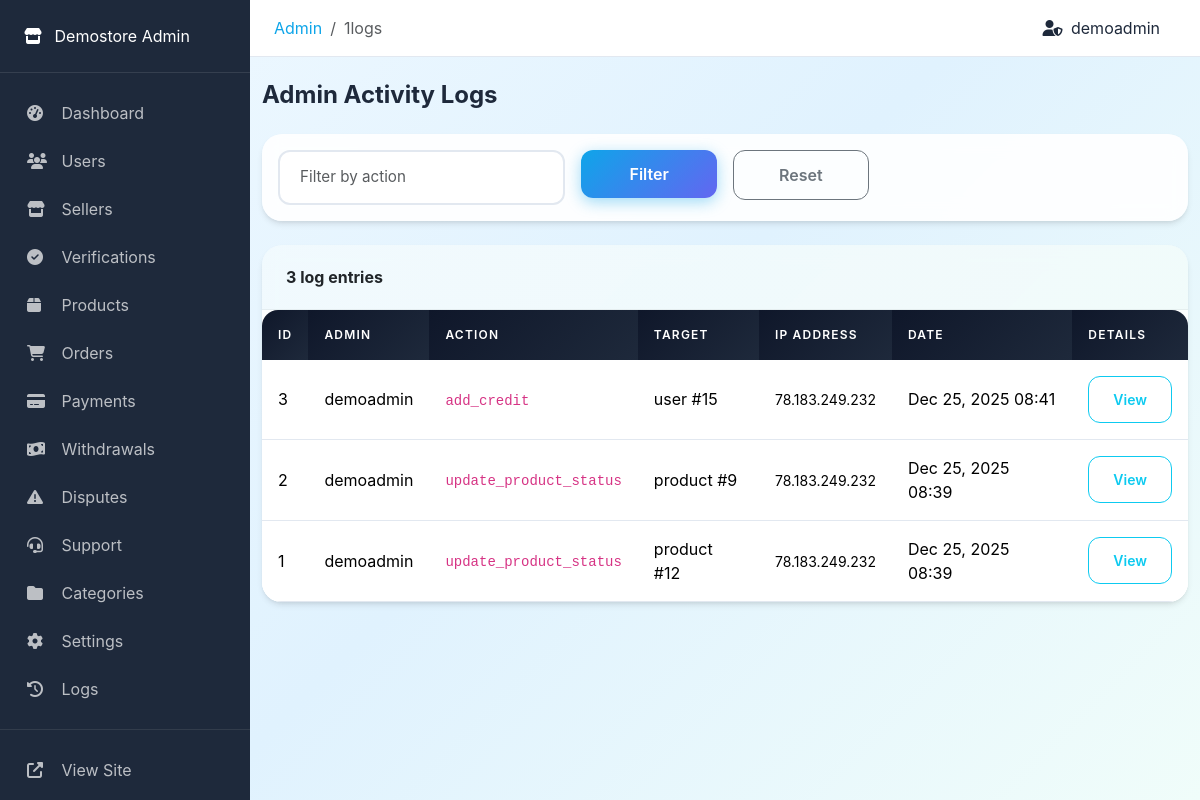
Page /admin/1logs.php (signed in) on the committed database.
### tables this page shows
CREATE TABLE `users` (
  `id` int(10) UNSIGNED NOT NULL,
  `username` varchar(50) NOT NULL,
  `email` varchar(100) NOT NULL,
  `password` varchar(255) NOT NULL,
  `role` enum('admin','seller','buyer') NOT NULL DEFAULT 'buyer',
  `status` enum('active','suspended','banned') NOT NULL DEFAULT 'active',
  `avatar` varchar(255) DEFAULT NULL,
  `created_at` timestamp NOT NULL DEFAULT current_timestamp(),
  `updated_at` timestamp NOT NULL DEFAULT current_timestamp() ON UPDATE current_timestamp(),
  `last_login` timestamp NULL DEFAULT NULL
);

CREATE TABLE `admin_logs` (
  `id` int(10) UNSIGNED NOT NULL,
  `admin_id` int(10) UNSIGNED NOT NULL,
  `action` varchar(100) NOT NULL,
  `target_type` varchar(50) DEFAULT NULL,
  `target_id` int(10) UNSIGNED DEFAULT NULL,
  `old_value` longtext DEFAULT NULL CHECK (json_valid(`old_value`)),
  `new_value` longtext DEFAULT NULL CHECK (json_valid(`new_value`)),
  `ip_address` varchar(45) DEFAULT NULL,
  `user_agent` varchar(255) DEFAULT NULL,
  `created_at` timestamp NOT NULL DEFAULT current_timestamp()
);

### includes/functions.php (called while the page is built, shortened)
<?php
function sanitize($input) {
    return htmlspecialchars(trim($input), ENT_QUOTES, 'UTF-8');
}
function clean($input) {
    return trim($input);
}
function isLoggedIn() {
    return isset($_SESSION['user_id']) && !empty($_SESSION['user_id']);
}
function getCurrentUserId() {
    return $_SESSION['user_id'] ?? null;
}
function getCurrentUser() {
    return db()->fetch("SELECT * FROM users WHERE id = ?", [getCurrentUserId()]);
}
function formatDateTime($date, $format = 'M d, Y H:i') {
    return date($format, strtotime($date));
}
function paginate($totalItems, $currentPage, $perPage = ITEMS_PER_PAGE) {
    $totalPages = ceil($totalItems / $perPage);
    $currentPage = max(1, min($currentPage, $totalPages));
    $offset = ($currentPage - 1) * $perPage;
    return [
        'total_items' => $totalItems,
        'total_pages' => $totalPages,
        'current_page' => $currentPage,
        'per_page' => $perPage,
        'offset' => $offset,
        'has_prev' => $currentPage > 1,
        'has_next' => $currentPage < $totalPages
    ];
}

### config/database.php (called while the page is built, shortened)
<?php
class Database {
    private static $instance = null;
    private $connection;
    private function __construct() {
        try {
            $dsn = "mysql:host=" . DB_HOST . ";dbname=" . DB_NAME . ";charset=" . DB_CHARSET;
            $options = [
                PDO::ATTR_ERRMODE => PDO::ERRMODE_EXCEPTION,
                PDO::ATTR_DEFAULT_FETCH_MODE => PDO::FETCH_ASSOC,
                PDO::ATTR_EMULATE_PREPARES => false,
                PDO::MYSQL_ATTR_INIT_COMMAND => "SET NAMES " . DB_CHARSET
            ];
            $this->connection = new PDO($dsn, DB_USER, DB_PASS, $options);
        } catch (PDOException $e) {
            error_log("Database Connection Error: " . $e->getMessage());
            die("Database connection failed. Please try again later.");
        }
    }
    public static function getInstance() {
        if (self::$instance === null) {
            self::$instance = new self();
        }
        return self::$instance;
    }
    public function query($sql, $params = []) {
        try {
            $stmt = $this->connection->prepare($sql);
            $stmt->execute($params);
            return $stmt;
        } catch (PDOException $e) {
            error_log("Query Error: " . $e->getMessage() . " | SQL: " . $sql);
            throw $e;
        }
    }
    public function fetch($sql, $params = []) {
        return $this->query($sql, $params)->fetch();
    }
    public function fetchAll($sql, $params = []) {
        return $this->query($sql, $params)->fetchAll();
    }
}
function db() {
    return Database::getInstance();
}

### admin/1logs.php (the view, shortened to what this page needs)
<?php
$page = max(1, (int) ($_GET['page'] ?? 1));
$actionFilter = clean($_GET['action'] ?? '');
$where = "1=1";
$params = [];
$totalLogs = db()->fetch("SELECT COUNT(*) as count FROM admin_logs al WHERE {$where}", $params)['count'];
$pagination = paginate($totalLogs, $page, 50);
$logs = db()->fetchAll("
    SELECT al.*, u.username as admin_username
    FROM admin_logs al
    JOIN users u ON al.admin_id = u.id
    WHERE {$where}
    ORDER BY al.created_at DESC
    LIMIT {$pagination['per_page']} OFFSET {$pagination['offset']}
", $params);
require_once __DIR__ . '/header.php';
?>
<div class="container-fluid py-4">
    <h4 class="fw-bold mb-4">Admin Activity Logs</h4>
    <div class="card mb-4">
        <div class="card-body">
            <form method="GET" action="" class="row g-3">
                <div class="col-md-4">
                    <input type="text" class="form-control" name="action" placeholder="Filter by action"
                           value="<?= sanitize($actionFilter) ?>">
                </div>
                <div class="col-md-2">
                    <button type="submit" class="btn btn-primary w-100">Filter</button>
                </div>
                <div class="col-md-2">
                    <a href="<?= BASE_URL ?>/xadmincp11/logs.php" class="btn btn-outline-secondary w-100">Reset</a>
                </div>
            </form>
        </div>
    </div>
    <div class="card">
        <div class="card-header">
            <span><?= number_format($totalLogs) ?> log entries</span>
        </div>
        <div class="card-body p-0">
            <div class="table-responsive">
                <table class="table table-hover mb-0">
                    <thead>
                        <tr>
                            <th>ID</th>
                            <th>Admin</th>
                            <th>Action</th>
                            <th>Target</th>
                            <th>IP Address</th>
                            <th>Date</th>
                            <th>Details</th>
                        </tr>
                    </thead>
                    <tbody>
                        <?php foreach ($logs as $log): ?>
                            <tr>
                                <td><?= $log['id'] ?></td>
                                <td><?= sanitize($log['admin_username']) ?></td>
                                <td><code><?= sanitize($log['action']) ?></code></td>
                                <td>
                                    <?php if ($log['target_type']): ?>
                                        <?= sanitize($log['target_type']) ?> #<?= $log['target_id'] ?>
                                    <?php else: ?>
                                        -
                                    <?php endif; ?>
                                </td>
                                <td><small><?= sanitize($log['ip_address']) ?></small></td>
                                <td><?= formatDateTime($log['created_at']) ?></td>
                                <td>
                                    <?php if ($log['new_value']): ?>
                                        <button type="button" class="btn btn-sm btn-outline-info"
                                                data-bs-toggle="modal" data-bs-target="#logModal<?= $log['id'] ?>">
                                            View
                                        </button>
                                    <?php else: ?>
                                        -
                                    <?php endif; ?>
                                </td>
                            </tr>
                        <?php endforeach; ?>
                    </tbody>
                </table>
            </div>
        </div>
    </div>
</div>
<?php require_once __DIR__ . '/footer.php'; ?>

### admin/header.php (shortened to what this page needs)
<?php
$currentUser = getCurrentUser();
?>
<!DOCTYPE html>
<html lang="en">
<head>
    <link href="https://cdn.jsdelivr.net/npm/bootstrap@5.3.2/dist/css/bootstrap.min.css" rel="stylesheet">
    <link href="https://cdnjs.cloudflare.com/ajax/libs/font-awesome/6.4.2/css/all.min.css" rel="stylesheet">
    <link href="<?= ASSETS_URL ?>/css/style.css" rel="stylesheet">
</head>
<body>
    <div class="admin-wrapper">
        <aside class="admin-sidebar">
            <div class="brand">
                <a href="<?= BASE_URL ?>/admin/" class="text-white text-decoration-none">
                    <i class="fas fa-store me-2"></i>
                    <span><?= PLATFORM_NAME ?> Admin</span>
                </a>
            </div>
            <nav class="nav flex-column py-3">
                <a class="nav-link <?= basename($_SERVER['PHP_SELF']) === 'index.php' ? 'active' : '' ?>" href="<?= BASE_URL ?>/admin/">
                    <i class="fas fa-tachometer-alt"></i>
                    <span>Dashboard</span>
                </a>
                <a class="nav-link <?= basename($_SERVER['PHP_SELF']) === 'users.php' ? 'active' : '' ?>" href="<?= BASE_URL ?>/admin/users.php">
                    <i class="fas fa-users"></i>
                    <span>Users</span>
                </a>
                <a class="nav-link <?= basename($_SERVER['PHP_SELF']) === 'sellers.php' ? 'active' : '' ?>" href="<?= BASE_URL ?>/admin/sellers.php">
                    <i class="fas fa-store"></i>
                    <span>Sellers</span>
                </a>
                <a class="nav-link <?= basename($_SERVER['PHP_SELF']) === 'verifications.php' ? 'active' : '' ?>" href="<?= BASE_URL ?>/admin/verifications.php">
                    <i class="fas fa-check-circle"></i>
                    <span>Verifications</span>
                </a>
                <a class="nav-link <?= basename($_SERVER['PHP_SELF']) === 'products.php' ? 'active' : '' ?>" href="<?= BASE_URL ?>/admin/products.php">
                    <i class="fas fa-box"></i>
                    <span>Products</span>
                </a>
                <a class="nav-link <?= basename($_SERVER['PHP_SELF']) === 'orders.php' ? 'active' : '' ?>" href="<?= BASE_URL ?>/admin/orders.php">
                    <i class="fas fa-shopping-cart"></i>
                    <span>Orders</span>
                </a>
                <a class="nav-link <?= basename($_SERVER['PHP_SELF']) === 'payments.php' ? 'active' : '' ?>" href="<?= BASE_URL ?>/admin/payments.php">
                    <i class="fas fa-credit-card"></i>
                    <span>Payments</span>
                </a>
                <a class="nav-link <?= basename($_SERVER['PHP_SELF']) === 'withdrawals.php' ? 'active' : '' ?>" href="<?= BASE_URL ?>/admin/withdrawals.php">
                    <i class="fas fa-money-bill-wave"></i>
                    <span>Withdrawals</span>
                </a>
                <a class="nav-link <?= basename($_SERVER['PHP_SELF']) === 'disputes.php' ? 'active' : '' ?>" href="<?= BASE_URL ?>/admin/disputes.php">
                    <i class="fas fa-exclamation-triangle"></i>
                    <span>Disputes</span>
                </a>
                  <a class="nav-link <?= basename($_SERVER['PHP_SELF']) === 'support.php' ? 'active' : '' ?>" href="<?= BASE_URL ?>/admin/support.php">
                    <i class="fas fa-headset"></i>
                    <span>Support</span>
                </a>
                <a class="nav-link <?= basename($_SERVER['PHP_SELF']) === 'categories.php' ? 'active' : '' ?>" href="<?= BASE_URL ?>/admin/categories.php">
                    <i class="fas fa-folder"></i>
                    <span>Categories</span>
                </a>
                <a class="nav-link <?= basename($_SERVER['PHP_SELF']) === 'settings.php' ? 'active' : '' ?>" href="<?= BASE_URL ?>/admin/settings.php">
                    <i class="fas fa-cog"></i>
                    <span>Settings</span>
                </a>
                <a class="nav-link <?= basename($_SERVER['PHP_SELF']) === 'logs.php' ? 'active' : '' ?>" href="<?= BASE_URL ?>/admin/logs.php">
                    <i class="fas fa-history"></i>
                    <span>Logs</span>
                </a>
                <hr class="my-3 border-secondary">
                <a class="nav-link" href="<?= BASE_URL ?>">
                    <i class="fas fa-external-link-alt"></i>
                    <span>View Site</span>
                </a>
                <a class="nav-link text-danger" href="<?= BASE_URL ?>/auth/logout.php">
                </a>
            </nav>
        </aside>
        <main class="admin-content">
            <div class="admin-topbar d-flex justify-content-between align-items-center">
                <div>
                    <nav aria-label="breadcrumb">
                        <ol class="breadcrumb mb-0">
                            <li class="breadcrumb-item"><a href="<?= BASE_URL ?>/admin/">Admin</a></li>
                            <?php if (basename($_SERVER['PHP_SELF']) !== 'index.php'): ?>
                                <li class="breadcrumb-item active"><?= ucfirst(str_replace('.php', '', basename($_SERVER['PHP_SELF']))) ?></li>
                            <?php endif; ?>
                        </ol>
                    </nav>
                </div>
                <div class="d-flex align-items-center">
                    <span class="me-3">
                        <i class="fas fa-user-shield me-1"></i>
                        <?= sanitize($currentUser['username']) ?>
                    </span>
                </div>
            </div>

### assets/css/style.css (style rules this page uses)
:root { --primary-color: #0ea5e9; --primary-dark: #0284c7; --primary-light: #38bdf8; --secondary-color: #6366f1; --accent-color: #14b8a6; --success-color: #10b981; --warning-color: #f59e0b; --danger-color: #ef4444; --dark-color: #0f172a; --light-color: #f8fafc; --border-color: #e2e8f0; --text-color: #1e293b; --text-muted: #64748b; --card-shadow: 0 4px 6px -1px rgba(0, 0, 0, 0.1), 0 2px 4px -1px rgba(0, 0, 0, 0.06); --card-shadow-hover: 0 20px 25px -5px rgba(0, 0, 0, 0.1), 0 10px 10px -5px rgba(0, 0, 0, 0.04); }
body { font-family: 'Inter', -apple-system, BlinkMacSystemFont, 'Segoe UI', Roboto, sans-serif; color: var(--text-color); background: linear-gradient(135deg, #f0f9ff 0%, #e0f2fe 50%, #f0fdfa 100%); min-height: 100vh; display: flex; flex-direction: column; }
a { color: var(--primary-color); text-decoration: none; transition: color 0.3s ease; }
.card { border: none; border-radius: 20px; background: rgba(255, 255, 255, 0.9); backdrop-filter: blur(10px); -webkit-backdrop-filter: blur(10px); box-shadow: var(--card-shadow); transition: all 0.4s cubic-bezier(0.4, 0, 0.2, 1); overflow: hidden; }
.card-header { background: linear-gradient(135deg, rgba(14, 165, 233, 0.05), rgba(20, 184, 166, 0.05)); border-bottom: 1px solid rgba(0, 0, 0, 0.05); font-weight: 700; padding: 1.25rem 1.5rem; }
.form-control, .form-select { border-radius: 12px; border: 2px solid var(--border-color); padding: 0.875rem 1.25rem; font-size: 0.95rem; transition: all 0.3s ease; background: rgba(255, 255, 255, 0.9); }
.btn { border-radius: 12px; font-weight: 600; padding: 0.75rem 1.5rem; transition: all 0.3s cubic-bezier(0.4, 0, 0.2, 1); position: relative; overflow: hidden; }
.btn::before { content: ''; position: absolute; top: 0; left: -100%; width: 100%; height: 100%; background: linear-gradient(90deg, transparent, rgba(255,255,255,0.2), transparent); transition: left 0.5s ease; }
.btn-primary { background: linear-gradient(135deg, var(--primary-color), var(--secondary-color)); border: none; box-shadow: 0 4px 15px rgba(14, 165, 233, 0.4); }
.table { border-radius: 16px; overflow: hidden; background: white; }
.table thead th { background: linear-gradient(135deg, var(--dark-color), #1e293b); color: white; border: none; font-weight: 600; text-transform: uppercase; font-size: 0.75rem; letter-spacing: 0.1em; padding: 1rem; }
.table tbody td { padding: 1rem; vertical-align: middle; border-color: var(--border-color); }
.admin-sidebar { min-height: calc(100vh - 56px); background: linear-gradient(180deg, var(--dark-color), #1e293b); }
.admin-sidebar .nav-link { color: rgba(255, 255, 255, 0.7); border-left: 4px solid transparent; transition: all 0.3s ease; }

### admin/header.php (style rules this page uses)
body { background-color: #f1f5f9; }
.admin-wrapper { display: flex; min-height: 100vh; }
.admin-sidebar { width: 250px; background: #1e293b; color: white; position: fixed; height: 100vh; overflow-y: auto; z-index: 100; }
.admin-content { margin-left: 250px; flex: 1; }
.admin-sidebar .brand { padding: 1.5rem; border-bottom: 1px solid rgba(255,255,255,0.1); }
.admin-sidebar .nav-link { color: rgba(255,255,255,0.7); padding: 0.75rem 1.5rem; border-left: 3px solid transparent; }
.admin-sidebar .nav-link i { width: 20px; margin-right: 10px; }
.admin-topbar { background: white; padding: 1rem 1.5rem; border-bottom: 1px solid #e2e8f0; }

### rows in the picture
users: username "demoadmin"
admin_logs: id "3", admin.username "demoadmin", action "add_credit", target_type "user", target "15", ip_address "78.183.249.232", created_at "Dec 25, 2025 08:41"
admin_logs: id "2", admin.username "demoadmin", action "update_product_status", target_type "product", target "9", ip_address "78.183.249.232", created_at "Dec 25, 2025 08:39"
admin_logs: id "1", admin.username "demoadmin", action "update_product_status", target_type "product", target "12", ip_address "78.183.249.232", created_at "Dec 25, 2025 08:39"

### other values in the picture
PLATFORM_NAME "Demostore"
str_replace('.php', '', basename($_SERVER['PHP_SELF'])) "1logs"
$totalLogs "3"
